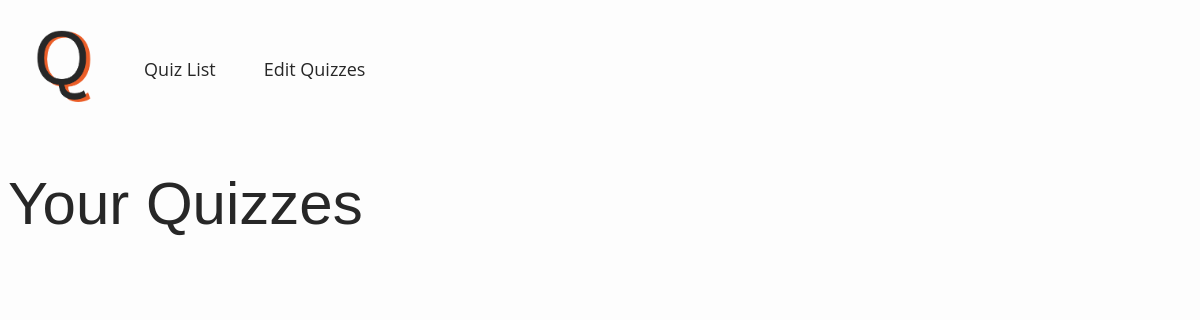
/show-quizzes, run on an earlier commit of the app's database.
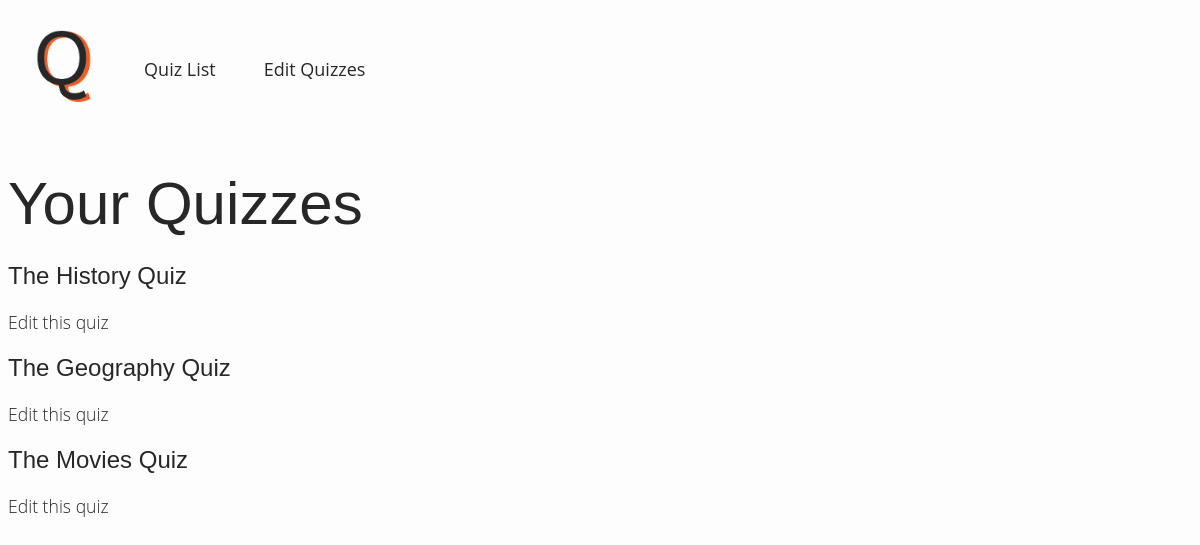
And on a later commit of the database.
### app/models.py (models this page shows, shortened)
class Quiz(db.Model):
    id = db.Column(db.Integer, primary_key=True)
    name = db.Column(db.String(120), index=True, unique=False)
    questions = db.relationship("Question", backref="questions", lazy="dynamic")

### app/routes.py (the view)
@app.route("/show-quizzes", methods=["GET"])
def show_quizzes():
	quizzes = Quiz.query.all()
	return render_template("quiz-list.html", quizzes=quizzes)

### app/templates/quiz-list.html (shortened to what this page needs)
{% extends "base.html" %}
{% block body %}
	<h1>Your Quizzes</h1>
	{% for quiz in quizzes %}
		<h2>{{ quiz.name }}</h2>
		<a href="/edit/{{ quiz.id }}"><p>Edit this quiz</p></a>
	{% endfor %}
{% endblock %}

### app/templates/base.html (shortened to what this page needs)
<!DOCTYPE html>
<html>
<head>
	<link rel="stylesheet" href="{{ url_for('static', filename='css/main.css') }}"/>
</head>
<body>
	<div class="topnav">
		<a href="/"><img src="static/images/logo.png"></a>
		<a href="/show-quizzes">Quiz List</a>
		<a href="/edit">Edit Quizzes</a>
	</div>
	{% block body %}
	{% endblock %}
</body>
</html>

### app/static/css/main.css (style rules this page uses)
body { align-items: left; background-color: #FDFDFD; }
h1 { font-family: Work Sans, sans-serif; font-weight: 300; font-size: 3.75em; margin-bottom: 0.4em; color: #272727; }
h2 { font-family: Work Sans, sans-serif; font-weight: 500; font-size: 1.5em; color: #272727; }
p { font-family: Open Sans, sans-serif; margin-bottom: 0px; font-size: 1.1em; font-weight: 300; color: #272727; }
a { text-decoration: none; color: #272727; }
.topnav { overflow: hidden; display: flex; align-items: center; }
.topnav a { float: left; color: #272727; text-align: center; padding: 18px 24px; text-decoration: none; font-size: 18px; vertical-align: middle; font-family: 'Open Sans'; font-weight: 400; }
.topnav a img { height: auto; width: auto; max-height: 80px; max-width: 160px; }

What changed in the data, as far as the page shows it:
added Quiz: name "The History Quiz"
added Quiz: name "The Geography Quiz"
added Quiz: name "The Movies Quiz"
